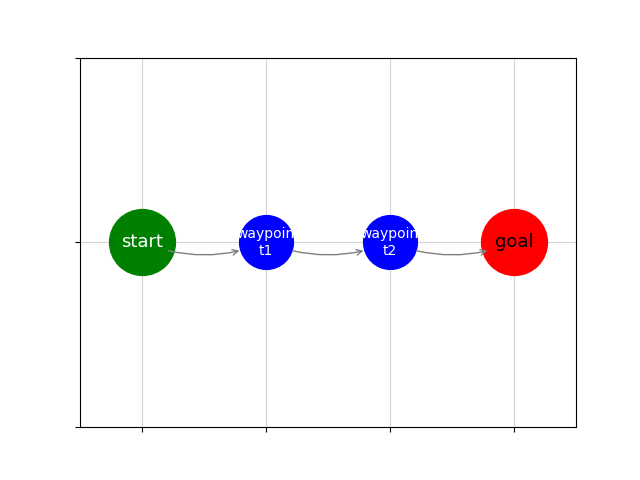

Write the Python code that produced this figure.
from enum import IntEnum
from typing import cast
from parser import DataDict, Hub, Keys
import time
import textwrap
import matplotlib.pyplot as plt
from matplotlib.ticker import MultipleLocator


class State(IntEnum):
    """
    Sets open and blocked states
    """
    OPEN = 0
    BLOCKED = 1


class Node():
    def __init__(self, name: str, hub_type: str, data: Hub) -> None:
        """
        Initialises node with these following variables.
        """
        self.name: str = name
        self.type: str = hub_type
        self.coords: tuple[int, int] = data["coords"]
        self.zone: str = "normal"
        if "metatdata" in data.keys() and "zone" in data["metadata"]:
            self.zone = cast(str, data["metadata"]["zone"])
        self.colour: (None | str) = None
        if "metadata" in data.keys() and "color" in data["metadata"]:
            self.colour = cast(str, data["metadata"]["color"])
        self.capacity: int = 1
        if "metadata" in data.keys() and "max_drones" in data["metadata"]:
            self.capacity = cast(int, data["metadata"]["max_drones"])
        self.connection: dict[tuple[str, str], int] = data["connection"]
        self.state = State.BLOCKED


class Grid():
    def __init__(self, data: DataDict) -> None:
        """
        Creates an empty grid within row and columns limits
        and appends new default nodes to a list.
        """
        self.grid: list[Node] = []
        start = data[Keys.START_HUB.value]
        end = data[Keys.END_HUB.value]
        all_hubs = start | end | data[Keys.HUB.value]
        for name, hub in sorted(all_hubs.items(), key=lambda item:
                                (-item[1]["coords"][1],
                                 item[1]["coords"][0])):
            if name in start:
                hub_type = "start_hub"
                self.start = Node(name, hub_type, hub)
            elif name in end:
                hub_type = "end_hub"
                self.end = Node(name, hub_type, hub)
            else:
                hub_type = "hub"
            self.grid.append(Node(name, hub_type, hub))
        self.xlims = (min(map(lambda node: node.coords[0], self.grid)),
                      max(map(lambda node: node.coords[0], self.grid)))
        self.ylims = (min(map(lambda node: node.coords[1], self.grid)),
                      max(map(lambda node: node.coords[1], self.grid)))
        x_scale: int = 2
        y_scale: int = 1
        set_x: int = 1
        set_y: int = 1
        diff_x = self.xlims[1] - self.xlims[0]
        diff_y = self.ylims[1] - self.ylims[0]
        if diff_x >= 15:
            x_scale = diff_x
            set_x = round(diff_x / 10) * 5
        elif diff_x > 5:
            x_scale = 10
            set_x = 3
        if diff_y >= 15:
            y_scale = diff_y
            set_y = round(diff_y / 10) * 5
        elif diff_y > 5:
            y_scale = 10
            set_y = 3
        self.scale: list[int] = [x_scale, y_scale, set_x, set_y]

    def find_node(self, name: str) -> Node:
        """
        Finds node and returns node from grids
        """
        for node in self.grid:
            if node.name == name:
                return node
        raise ValueError("Error: Could not find node")

    def scaled(self, coords: tuple[int, int]) -> tuple[int, int]:
        return (coords[0] * self.scale[0], coords[1] * self.scale[1])

    def draw_arrow(self, node1: Node, node2: Node) -> None:
        start, end = map(self.scaled, [node1.coords, node2.coords])
        shrink: int = 20
        if self.scale[0] > 15:
            shrink = 5
        elif self.scale[0] > 5:
            shrink = 10
        plt.annotate("", xy=end, xytext=start,
                     arrowprops=dict(arrowstyle="->", shrinkA=shrink,
                                     shrinkB=shrink, color="grey",
                                     connectionstyle="arc3,rad=0.2"))

    def connections(self) -> None:
        visited: list[Node] = [self.start, self.end]
        queue: list[Node] = []
        for connect in self.start.connection.keys():
            child = self.find_node(connect[1])
            self.draw_arrow(self.start, child)
            queue.append(child)
            visited.append(child)
        while len(queue) > 0:
            current = queue[0]
            for relation_hubs in current.connection.keys():
                next_hub = self.find_node(relation_hubs[1])
                if next_hub == current:
                    continue
                self.draw_arrow(current, next_hub)
                if next_hub not in queue and next_hub not in visited:
                    queue.append(next_hub)
            queue.remove(current)
            visited.append(current)
        plt.savefig("layout.png")

    def visualiser(self) -> None:
        """
        prints the layout using terminal ascii
        """
        fig, axes = plt.subplots()
        scaler = self.scale
        axes.set_xlim((self.xlims[0] * scaler[0]) - scaler[2],
                      (self.xlims[1] * scaler[0]) + scaler[2])
        axes.set_ylim((self.ylims[0] * scaler[1]) - scaler[3],
                      (self.ylims[1] * scaler[1]) + scaler[3])
        axes.set_xticklabels([])
        axes.set_yticklabels([])
        axes.set_axisbelow(True)
        plt.grid(True, color="lightgrey")
        axes.xaxis.set_major_locator(MultipleLocator(scaler[0]))
        axes.yaxis.set_major_locator(MultipleLocator(scaler[1]))
        for node in self.grid:
            font_colour = "white"
            x, y = self.scaled(node.coords)
            size: float = 1500
            fsize: float = 10
            if self.scale[0] >= 15:
                size = 200
                fsize = 2
            elif self.scale[0] > 5:
                size = 500
                fsize = 3
            if node.type == "start_hub" or node.type == "end_hub":
                size = size * 1.5
                fsize = fsize * 1.3
            if node.colour != "rainbow":
                axes.scatter(x, y, color=node.colour, s=size)
            else:
                cmap = plt.get_cmap("rainbow")
                axes.scatter(x, y, color=cmap(1), s=size)
            black_font = ["yellow", "cyan", "orange", "red"]
            if node.colour in black_font:
                font_colour = "black"
            wrap_name = "\n".join(textwrap.wrap(node.name, width=7))
            axes.text(x, y, wrap_name, ha="center", va="center",
                      color=font_colour, fontsize=fsize)
            plt.savefig("layout.png")
            time.sleep(0.2)
        self.connections()
